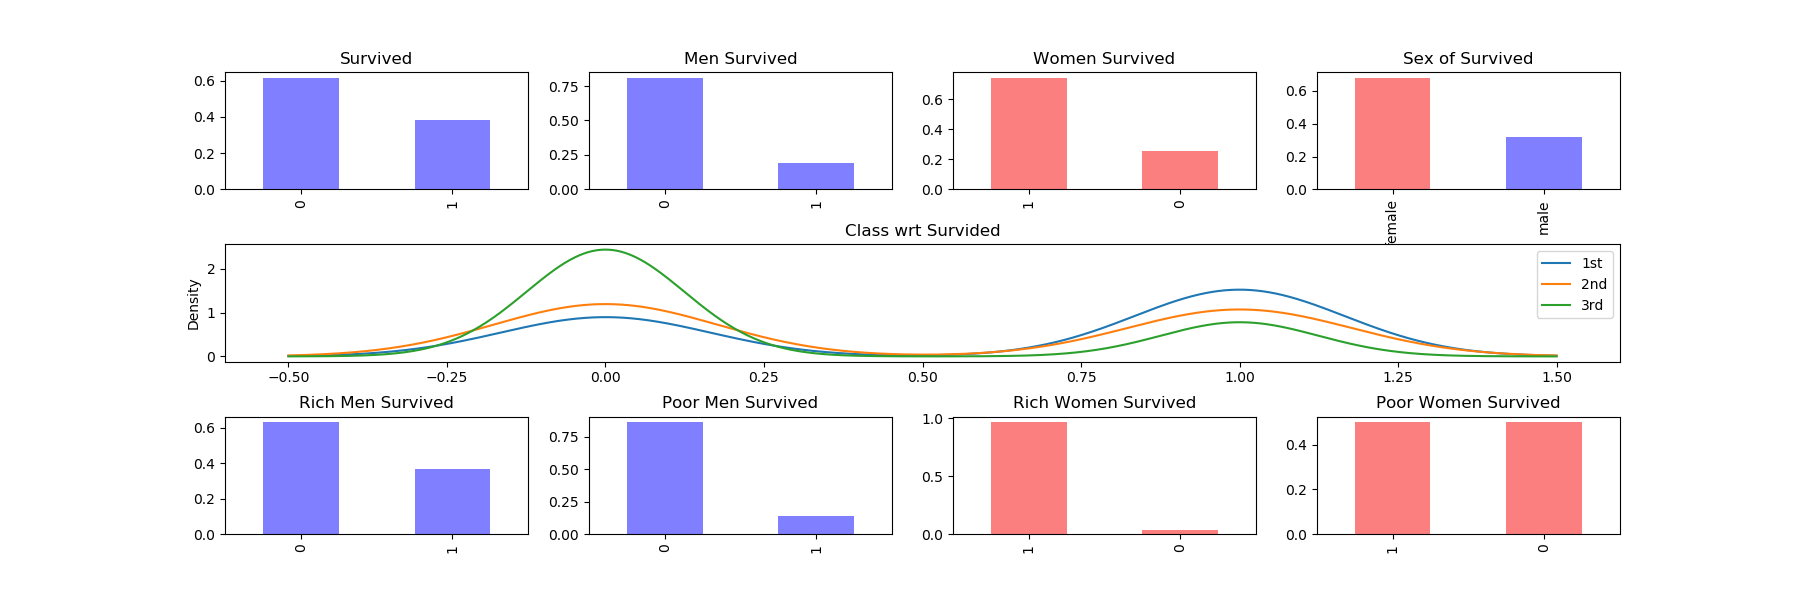

This chart was generated by the following Python code:
import pandas as pd
import matplotlib.pyplot as plt

female_color = "#FA0000"

df =  pd.read_csv("train.csv")
fig = plt.figure(figsize=(18,6))

plt.subplot2grid((3,4), (0,0))
df.Survived.value_counts(normalize=True).plot(kind="bar", alpha = 0.5, color = 'b')
plt.title("Survived")

plt.subplot2grid((3,4), (0,1))
df.Survived[df.Sex == "male"].value_counts(normalize=True).plot(kind="bar", alpha = 0.5, color = 'b')
plt.title("Men Survived")

plt.subplot2grid((3,4), (0,2))
df.Survived[df.Sex == "female"].value_counts(normalize=True).plot(kind="bar", alpha = 0.5, color = female_color)
plt.title("Women Survived")

plt.subplot2grid((3,4), (0,3))
df.Sex[df.Survived == 1].value_counts(normalize=True).plot(kind="bar", alpha = 0.5, color = [female_color, 'blue'])
plt.title("Sex of Survived")

plt.subplot2grid((3,4), (1,0), colspan=4)
for x in [1,2,3]:
    df.Survived[df.Pclass == x].plot(kind="kde") #filter
plt.title("Class wrt Survided")
plt.legend(("1st", "2nd", "3rd"))

plt.subplot2grid((3,4), (2,0))
df.Survived[(df.Sex == "male") & (df.Pclass == 1)].value_counts(normalize=True).plot(kind="bar", alpha = 0.5, color = 'b')
plt.title("Rich Men Survived")

plt.subplot2grid((3,4), (2,1))
df.Survived[(df.Sex == "male") & (df.Pclass == 3)].value_counts(normalize=True).plot(kind="bar", alpha = 0.5, color = 'b')
plt.title("Poor Men Survived")

plt.subplot2grid((3,4), (2,2))
df.Survived[(df.Sex == "female") & (df.Pclass == 1)].value_counts(normalize=True).plot(kind="bar", alpha = 0.5, color = female_color)
plt.title("Rich Women Survived")

plt.subplot2grid((3,4), (2,3))
df.Survived[(df.Sex == "female") & (df.Pclass == 3)].value_counts(normalize=True).plot(kind="bar", alpha = 0.5, color = female_color)
plt.title("Poor Women Survived")

plt.show()
